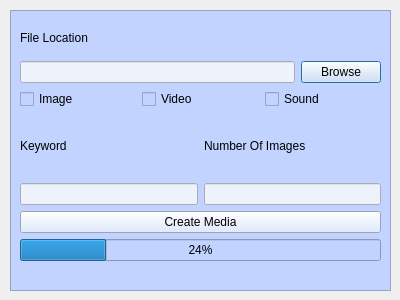
<?xml version="1.0" encoding="UTF-8"?>
<ui version="4.0">
 <class>CreateFolderWithKeys</class>
 <widget class="QDialog" name="CreateFolderWithKeys">
  <property name="geometry">
   <rect>
    <x>0</x>
    <y>0</y>
    <width>400</width>
    <height>300</height>
   </rect>
  </property>
  <property name="windowTitle">
   <string>Create Media Folder</string>
  </property>
  <property name="windowIcon">
   <iconset>
    <normaloff>../assets/icons/logic_icon16x16.png</normaloff>../assets/icons/logic_icon16x16.png</iconset>
  </property>
  <widget class="QFrame" name="frame">
   <property name="geometry">
    <rect>
     <x>10</x>
     <y>10</y>
     <width>381</width>
     <height>281</height>
    </rect>
   </property>
   <property name="styleSheet">
    <string notr="true">background-color: rgb(193, 211, 254);</string>
   </property>
   <property name="frameShape">
    <enum>QFrame::StyledPanel</enum>
   </property>
   <property name="frameShadow">
    <enum>QFrame::Raised</enum>
   </property>
   <widget class="QWidget" name="">
    <property name="geometry">
     <rect>
      <x>10</x>
      <y>10</y>
      <width>361</width>
      <height>267</height>
     </rect>
    </property>
    <layout class="QVBoxLayout" name="verticalLayout_2">
     <item>
      <layout class="QVBoxLayout" name="verticalLayout">
       <item>
        <widget class="QLabel" name="fileLocationLabel">
         <property name="text">
          <string>File Location</string>
         </property>
        </widget>
       </item>
       <item>
        <layout class="QHBoxLayout" name="horizontalLayout">
         <item>
          <widget class="QLineEdit" name="FileLocationLineEdit">
           <property name="styleSheet">
            <string notr="true">background-color: rgb(237, 242, 251);</string>
           </property>
          </widget>
         </item>
         <item>
          <widget class="QPushButton" name="FileBrowseButton">
           <property name="styleSheet">
            <string notr="true">background-color: rgb(215, 227, 252);</string>
           </property>
           <property name="text">
            <string>Browse</string>
           </property>
          </widget>
         </item>
        </layout>
       </item>
      </layout>
     </item>
     <item>
      <layout class="QHBoxLayout" name="horizontalLayout_2">
       <item>
        <widget class="QCheckBox" name="imageTypeCheckBox">
         <property name="text">
          <string>Image</string>
         </property>
        </widget>
       </item>
       <item>
        <widget class="QCheckBox" name="videoTypeCheckBox">
         <property name="text">
          <string>Video</string>
         </property>
        </widget>
       </item>
       <item>
        <widget class="QCheckBox" name="soundTypeCheckBox">
         <property name="text">
          <string>Sound</string>
         </property>
        </widget>
       </item>
      </layout>
     </item>
     <item>
      <layout class="QHBoxLayout" name="horizontalLayout_3">
       <item>
        <widget class="QLabel" name="keywordLabel">
         <property name="text">
          <string>Keyword</string>
         </property>
        </widget>
       </item>
       <item>
        <widget class="QLabel" name="cumImagesLabel">
         <property name="text">
          <string>Number Of Images</string>
         </property>
        </widget>
       </item>
      </layout>
     </item>
     <item>
      <layout class="QHBoxLayout" name="horizontalLayout_4">
       <item>
        <widget class="QLineEdit" name="keywordLineEdit">
         <property name="styleSheet">
          <string notr="true">background-color: rgb(237, 242, 251);</string>
         </property>
        </widget>
       </item>
       <item>
        <widget class="QLineEdit" name="numImgLineEdit">
         <property name="styleSheet">
          <string notr="true">background-color: rgb(237, 242, 251);</string>
         </property>
        </widget>
       </item>
      </layout>
     </item>
     <item>
      <widget class="QPushButton" name="createMediaButton">
       <property name="styleSheet">
        <string notr="true">background-color: rgb(215, 227, 252);</string>
       </property>
       <property name="text">
        <string>Create Media</string>
       </property>
      </widget>
     </item>
     <item>
      <widget class="QProgressBar" name="mediaProgressBar">
       <property name="value">
        <number>24</number>
       </property>
      </widget>
     </item>
     <item>
      <widget class="QLabel" name="creationAction">
       <property name="sizePolicy">
        <sizepolicy hsizetype="Fixed" vsizetype="Fixed">
         <horstretch>200</horstretch>
         <verstretch>0</verstretch>
        </sizepolicy>
       </property>
       <property name="minimumSize">
        <size>
         <width>350</width>
         <height>20</height>
        </size>
       </property>
       <property name="maximumSize">
        <size>
         <width>350</width>
         <height>20</height>
        </size>
       </property>
       <property name="text">
        <string/>
       </property>
       <property name="wordWrap">
        <bool>false</bool>
       </property>
      </widget>
     </item>
    </layout>
   </widget>
  </widget>
 </widget>
 <resources/>
 <connections/>
</ui>
